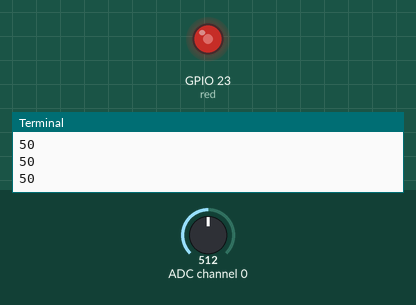
The program below on a simulated Raspberry Pi (BCM pin numbers). On the bench: output pins drawn as LEDs (lit = HIGH), the last lines printed to the terminal. The inputs (shaded band) are chosen by the test bench; at power-on: ADC channel 0 = 512 (analog values on the 0–1023 scale).

Above: at 1.2 s.
1.3 s: ADC channel 0 set to 716
At 1.8 s:
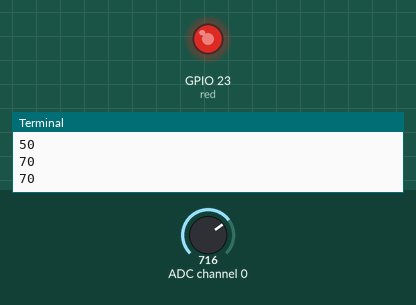
3.0 s: ADC channel 0 set to 900
At 4.2 s:
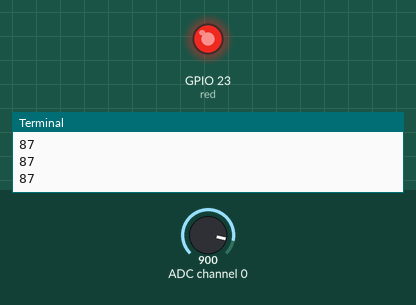
4.5 s: ADC channel 0 set to 122
At 5.4 s:
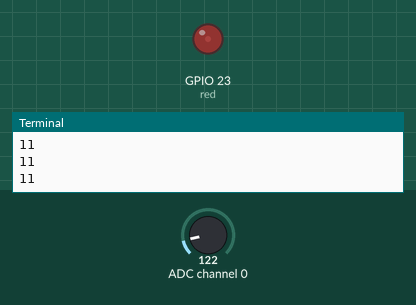
6.0 s: ADC channel 0 set to 0
At 6.6 s:
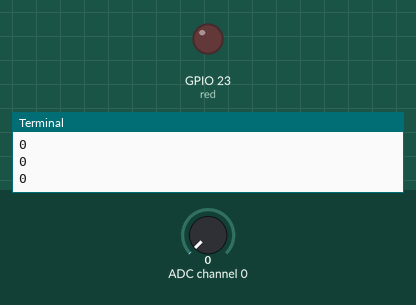
Timing chart, 0 to 8.5 s (numbered marks = the images above; inputs shaded):
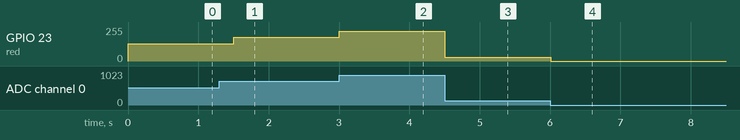

Measured:
- after the input at 1.3 s, GPIO 23 (red): 128/255 → 179/255 after 0.20 s
- after the input at 3.0 s, GPIO 23 (red): 179/255 → 222/255 at once
- after the input at 4.5 s, GPIO 23 (red): 222/255 → 28/255 at once
- after the input at 6.0 s, GPIO 23 (red): 28/255 → 0/255 at once

The program:

ledintensiteit_sturen_met_potmeter.py
```python
import RPi.GPIO as GPIO
import time
from gpiozero import MCP3008

GPIO.setwarnings(False)
GPIO.setmode(GPIO.BCM)
red = 23
GPIO.setup(red, GPIO.OUT)

mcp3008_channel_0 = MCP3008(channel=0, device=0)
p = GPIO.PWM(red, 50)  # channel=23 frequency=50Hz
p.start(0)  # dc=0

while True:
    potmeter = int(mcp3008_channel_0.value *100)
    print(potmeter)
    p.ChangeDutyCycle(potmeter)
    time.sleep(0.250)
```
